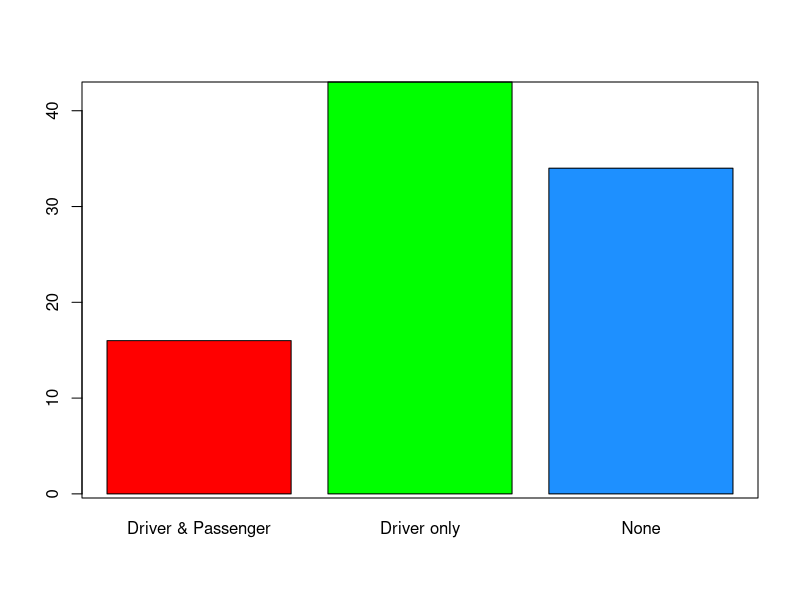
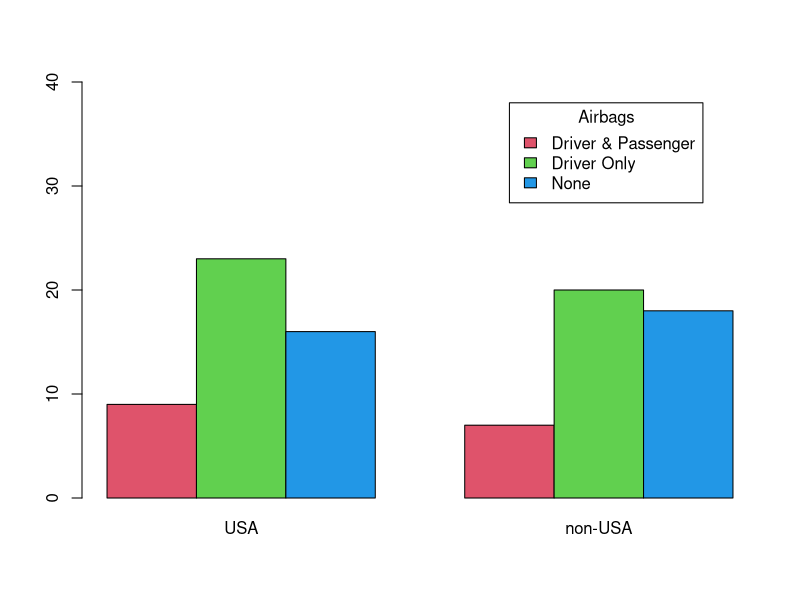
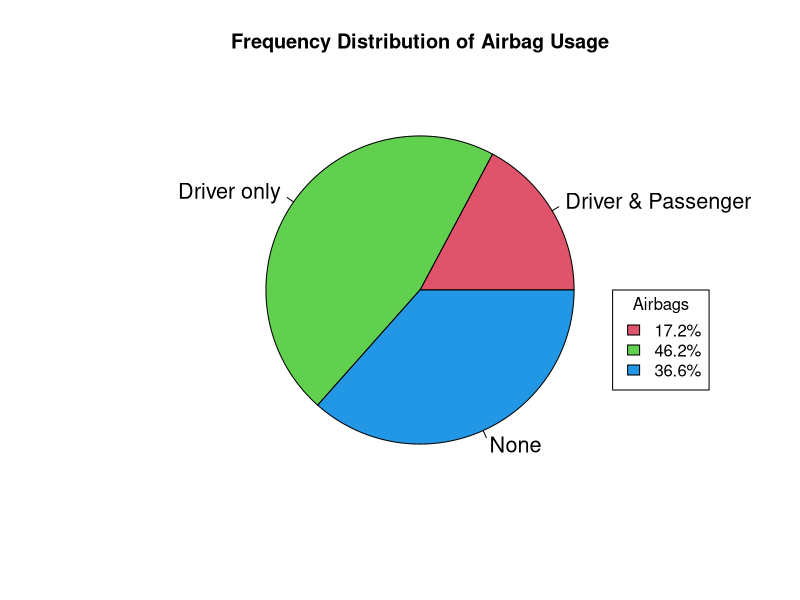
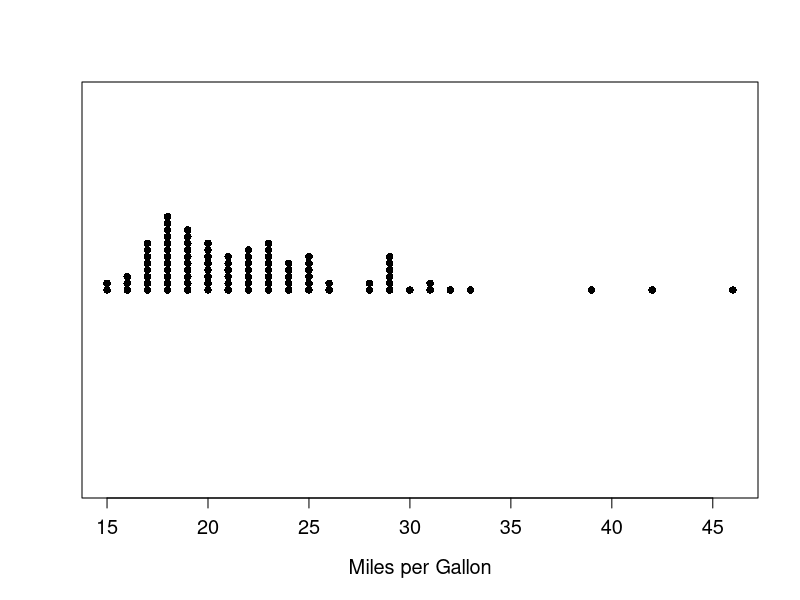

Source code (R) for these figures, in order:
## ---- chunk 1
library(MASS)
data(Cars93)

head(Cars93)

barplot(table(Cars93$AirBags),col = c("red","green","dodgerblue"),cex.lab=1.3)
box()
## ---- chunk 2
table(Cars93$AirBags,Cars93$Origin)

barplot(table(Cars93$AirBags,Cars93$Origin),col = c(2,3,4),beside = T, ylim = c(0,40))
legend(x=5.5, y=38, title="Airbags", legend = c("Driver & Passenger",'Driver Only','None'),fill = c(2,3,4))
## ---- chunk 3
pie(table(Cars93$AirBags),col=c(2,3,4),cex=1.3, main="Frequency Distribution of Airbag Usage")
#round(table(Cars93$AirBags)/nrow(Cars93),3)
legend(x=1, y=0, title="Airbags", legend = c('17.2%','46.2%','36.6%'),fill = c(2,3,4))
## ---- chunk 4
stripchart(Cars93$MPG.city,method="stack",pch=16,cex.axis=1.2,cex.lab=1.2,xlab="Miles per Gallon")
